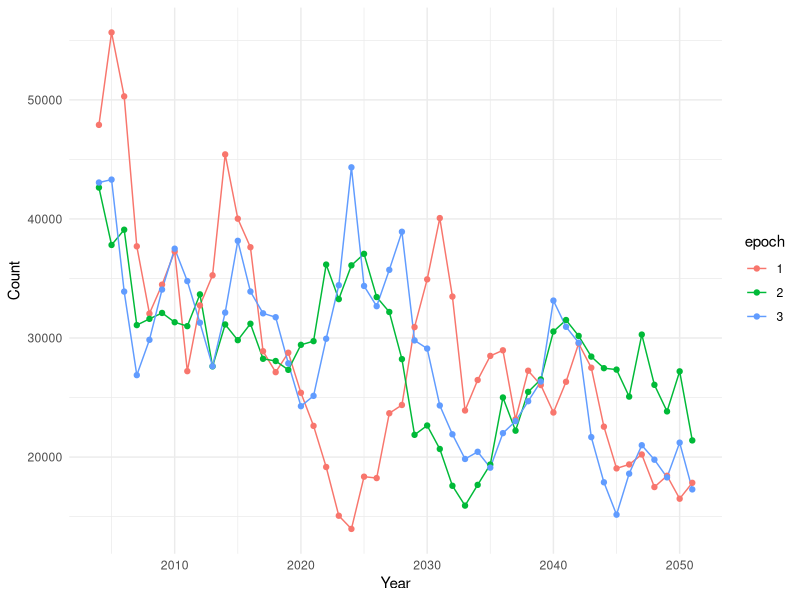
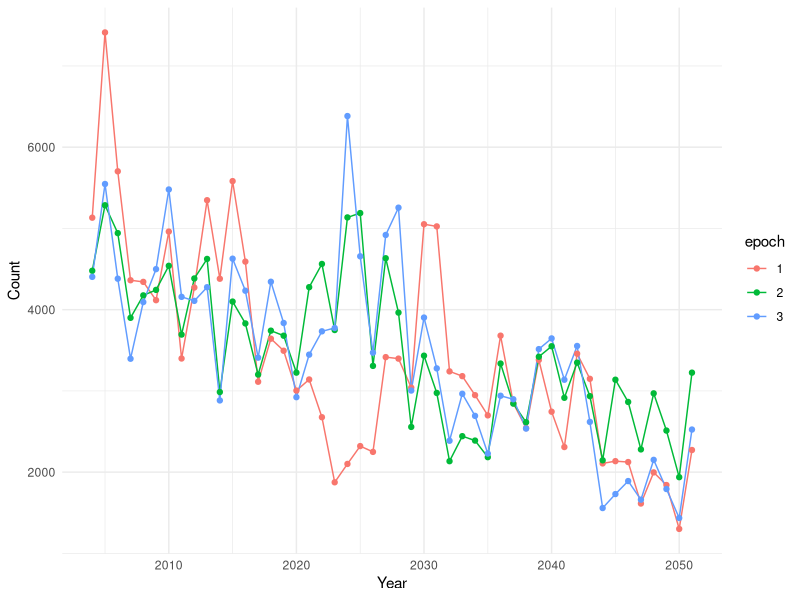
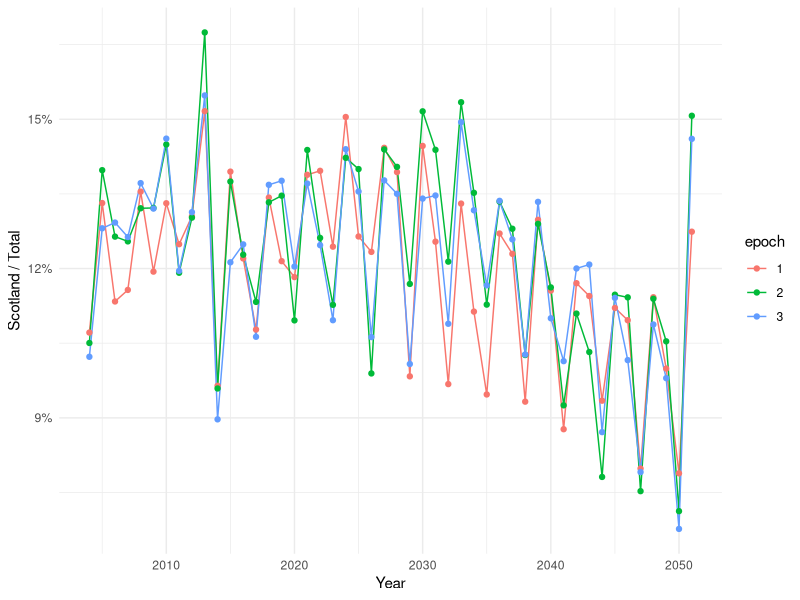
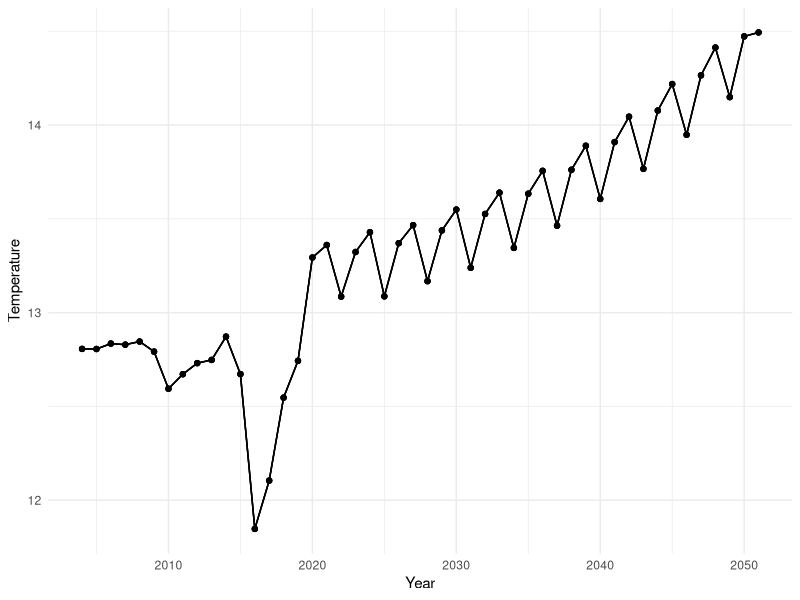
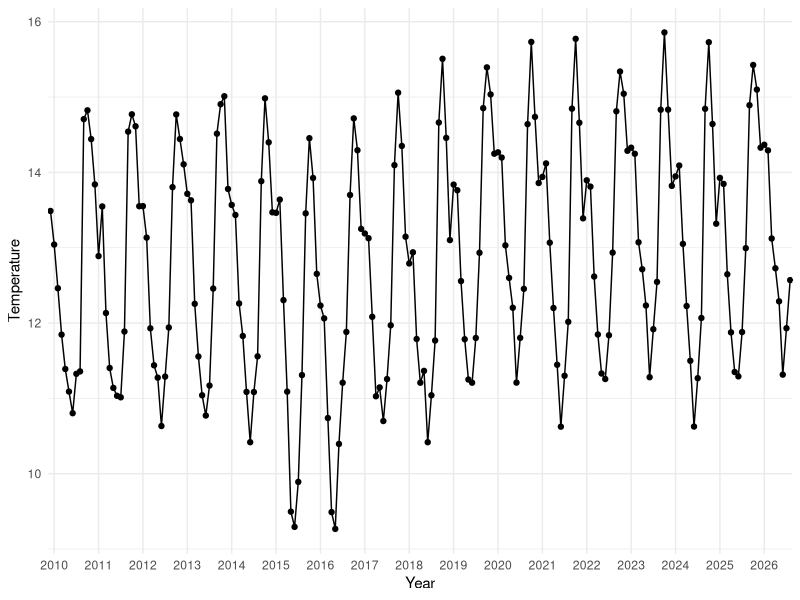
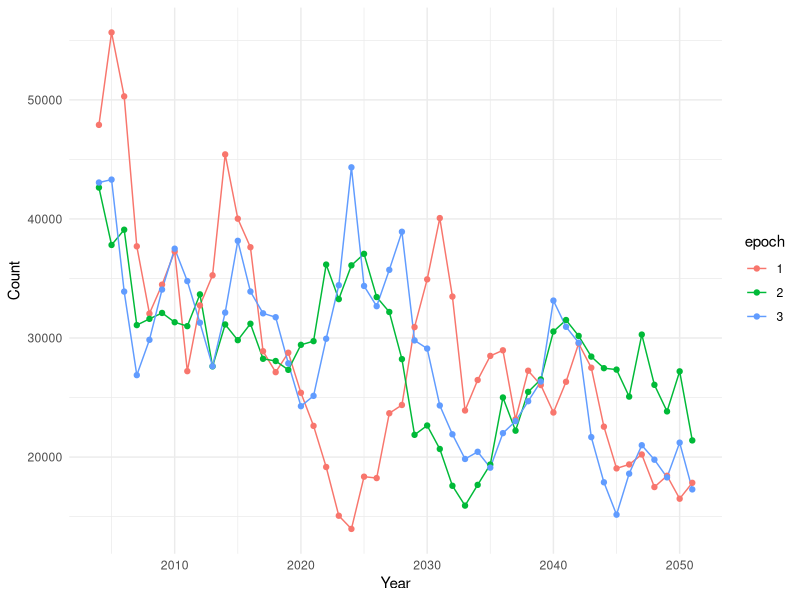
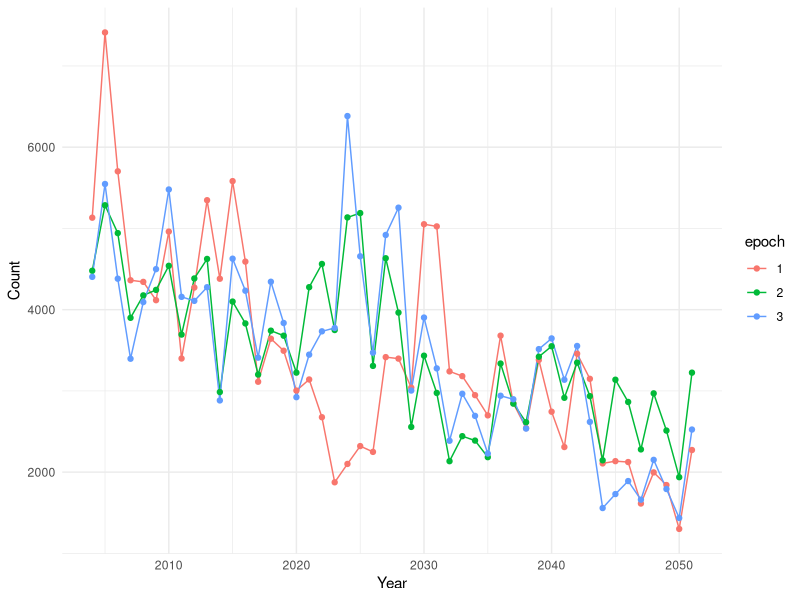
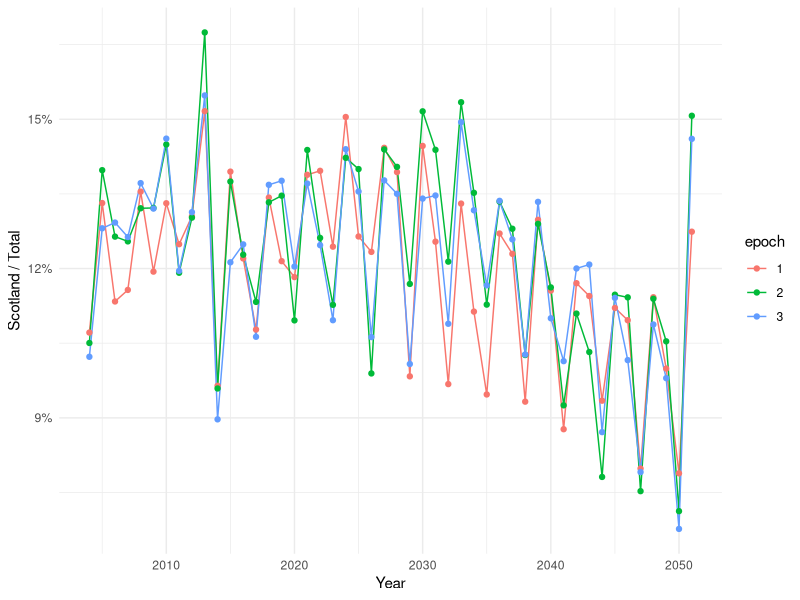

The R source for these figures, in order:
## ---- chunk 1
knitr::opts_chunk$set(echo = TRUE)
library(plyr)
library(ggplot2)
## ---- chunk 2
data = read.csv("./log_process/result_1.csv")
data2 = read.csv("./log_process/result_2.csv")
data3 = read.csv("./log_process/result_3.csv")

yr_mean = ddply(data, .(year), summarize,  left=mean(left), scotland=mean(scotland), temperature=mean(temperature))
yr_mean = yr_mean[yr_mean$year > 2003, ]
yr_mean$epoch = rep(1)
yr_mean_1 = ddply(data2, .(year), summarize,  left=mean(left), scotland=mean(scotland), temperature=mean(temperature))
yr_mean_1 = yr_mean_1[yr_mean_1$year > 2003, ]
yr_mean_1$epoch = rep(2)
yr_mean_2 = ddply(data3, .(year), summarize,  left=mean(left), scotland=mean(scotland), temperature=mean(temperature))
yr_mean_2 = yr_mean_2[yr_mean_2$year > 2003, ]
yr_mean_2$epoch = rep(3)
yr_mean = rbind(yr_mean, yr_mean_1, yr_mean_2)
yr_mean$epoch = factor(yr_mean$epoch)
#pdf("figure/fish_yr.pdf", width=7, height=4) 
# plot(left~year, yr_mean, type="o", xlab="Year", ylab="Count", main="Total Fish in Year")
#dev.off()
ggplot(yr_mean, aes(year, left, group=epoch, colour=epoch)) + 
  geom_line(linetype = "solid") +
  labs(y = "Count", x = "Year") +
  geom_point() +
  theme(plot.title = element_text(hjust = 0.5)) +
  theme(plot.margin = unit(c(0,0,0,0), "cm")) +
  theme_minimal()
ggsave('figure/fish_total.pdf', width=7, height=4)
## ---- chunk 3
# pdf("figure/fish_yr.pdf", width=7, height=4) 
ggplot(yr_mean, aes(year, scotland, group=epoch, colour=epoch)) + 
  geom_line(linetype = "solid") +
  labs(y = "Count", x = "Year") +
  geom_point() +
  theme(plot.title = element_text(hjust = 0.5)) +
  theme(plot.margin = unit(c(0,0,0,0), "cm")) +
  theme_minimal()

ggsave('figure/fish_available.pdf', width=7, height=4)

ggplot(yr_mean, aes(year, scotland/left, group=epoch, colour=epoch)) + 
  geom_line(linetype = "solid") +
  labs(y = "Scotland / Total", x = "Year") +
  geom_point() +
  scale_y_continuous(labels = scales::percent) +
  theme(plot.title = element_text(hjust = 0.5)) +
  theme(plot.margin = unit(c(0,0,0,0), "cm")) +
  theme_minimal()

ggsave('figure/fish_ratio.pdf', width=7, height=4)

ggplot(yr_mean, aes(year, temperature, group=epoch)) + 
  geom_line(linetype = "solid") +
  labs(y = "Temperature", x = "Year") +
  geom_point() +
  theme(plot.margin = unit(c(0,0,0,0), "cm")) +
  theme(plot.title = element_text(hjust = 0.5)) +
  theme_minimal()

ggsave('figure/fish_temp.pdf', width=7, height=4)
## ---- chunk 4
xx = seq(100, 300, by=12)
ggplot(data[100:300,], aes(factor(id), temperature, group=1)) + 
  geom_line(linetype = "solid") +
  labs(y = "Temperature", x = "Year") +
  geom_point() +
  scale_x_discrete(breaks = xx, labels=data$year[xx]) +
  theme(plot.margin = unit(c(0,0,0,0), "cm")) +
  theme(plot.title = element_text(hjust = 0.5)) +
  theme_minimal()

ggsave('figure/fish_temp_month.pdf', width=12, height=7)
